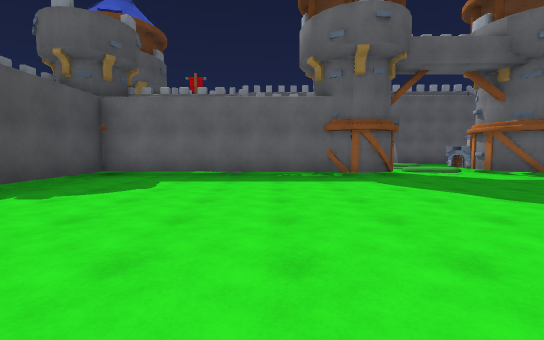
[1] (above)

16 first-person views from a walk through a scene from a Unity 3-D project. The camera is 1.3 m above the floor, tilts 4° down and sees 90° across. The floor is counted in squares, 2 m on a side. Each view is taken from the middle of a square. On the plan, view 1 faces up. The plan holds only what a view shows up to about 9 squares ahead; the rest is blank. The place goes on beyond the plan. Some animated figures are not drawn.

[2]
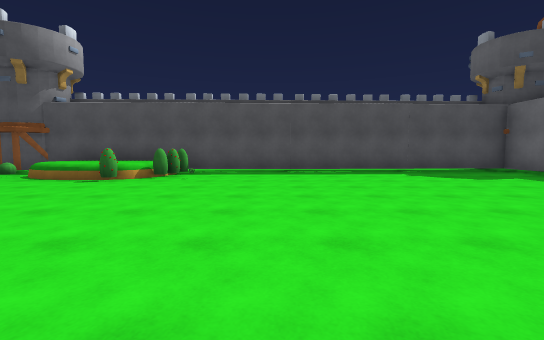

[3]
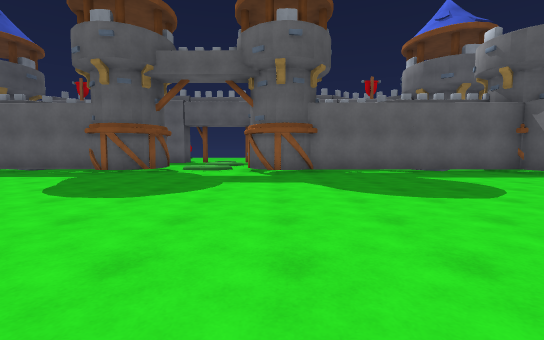

[4]
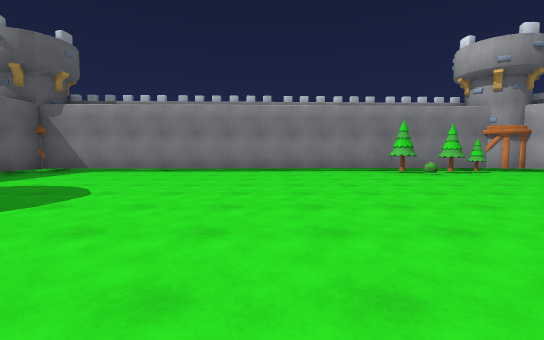

[5]
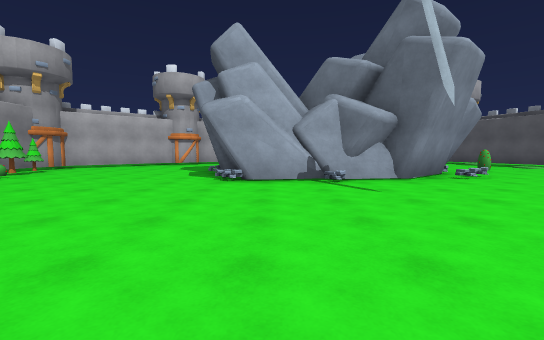

[6]
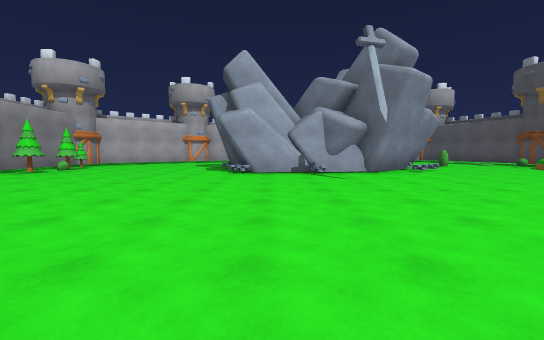

[7]
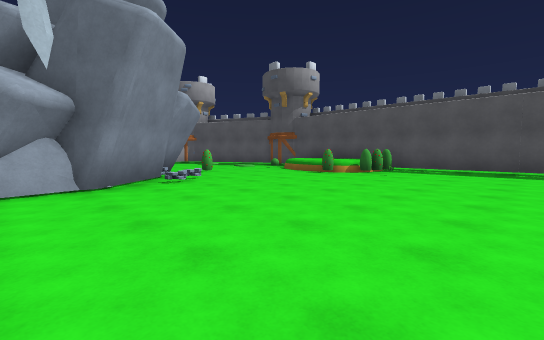

[8]
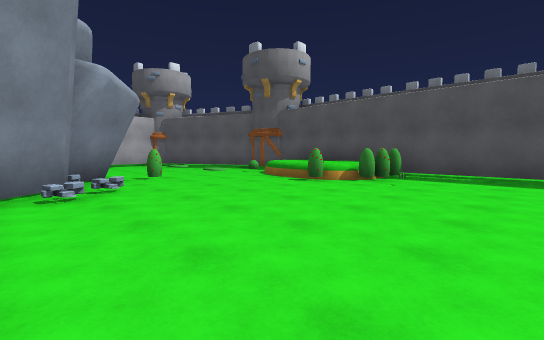

[9]
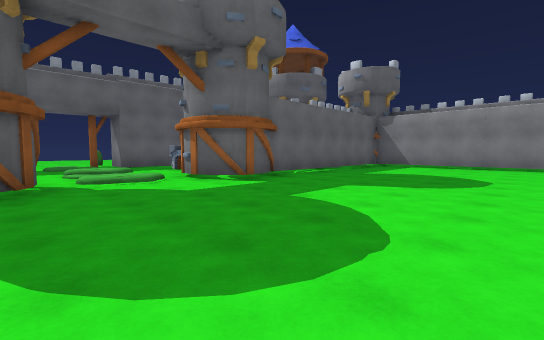

[10]
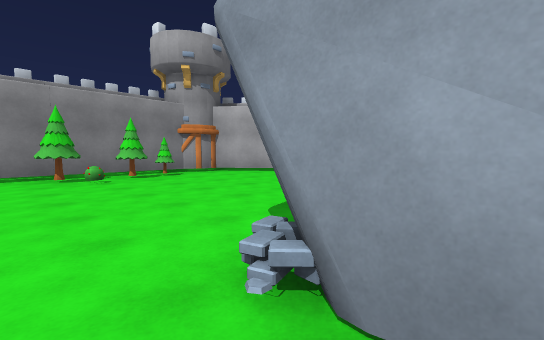

[11]
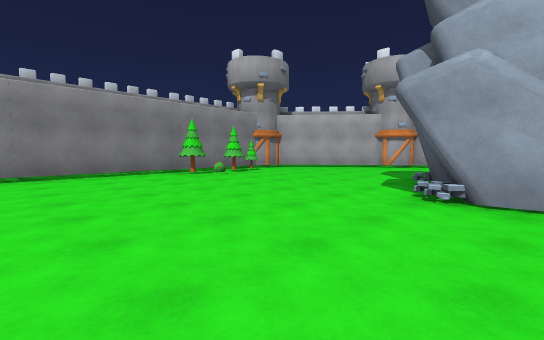

[12]
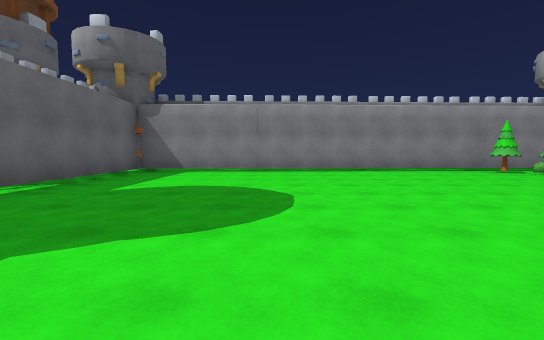

[13]
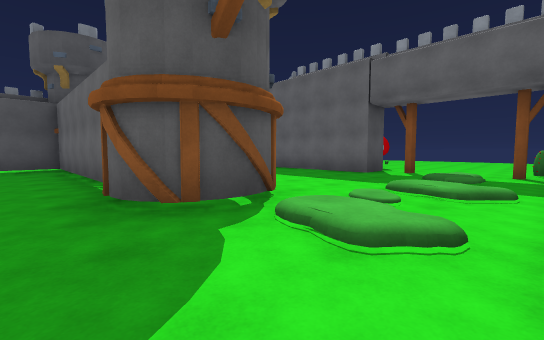

[14]
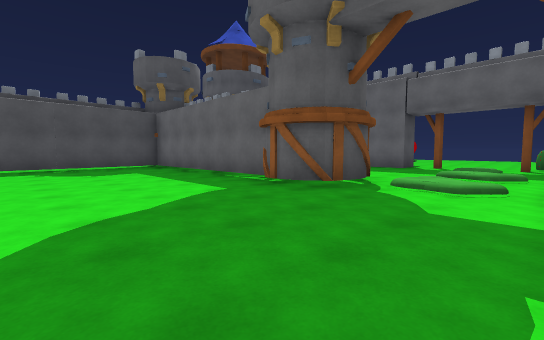

[15]
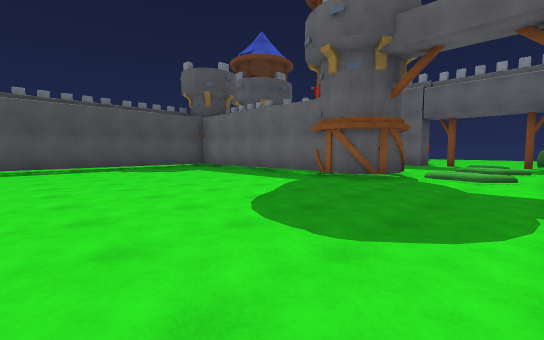

[16]
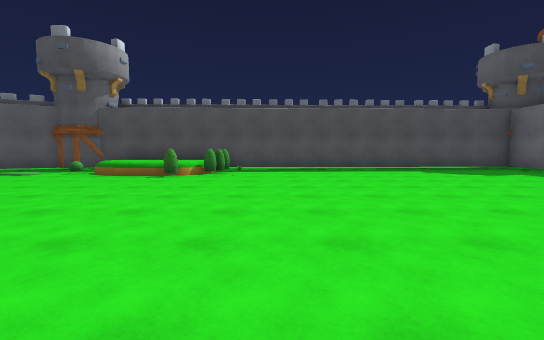

### Floor plan
Key: @ floor where view 1 was taken; # wall or solid block; . floor; ^ raised ledge; T tower; B bush; R tree; P pillar; O other object.
Columns run from 6 left of view 1 to 16 right of it. Each row starts with its distance up from view 1.
 17           ...
 16          ....
 15         #P.BP
 14        ##....
 13        ....O.
 12        ....O.
 11        .......
 10         ..OO..    O
  9         T#...T    OO T
  8 T#########.O.#########
  7  #......#T...##......#
  6  #...................#
  5  #...................#
  4  #...................#
  3  #...................#
  2  #...................#
  1 .#...................#
  0 .#....@..............#.
 -1 .#...................#.
 -2  #..O................#.
 -3   BB.................#.
 -4   ^^B.....####O....BR#.
 -5   ^^^...###  ##.....R#.
 -6   #^..B.#     O.....R#.
 -7   TBO..##       .....T

Positions as (right, up) in squares from view 1, and headings:
1: (0, 0), facing up
2: (4, 0), facing left
3: (7, -1), facing up
4: (6, 0), facing right
5: (7, 2), facing down
6: (7, 4), facing down
7: (5, 1), facing down-left
8: (3, 0), facing down-left
9: (3, 2), facing up-right
10: (7, -3), facing down-right
11: (7, 0), facing down-right
12: (6, 3), facing right
13: (6, 6), facing up-left
14: (6, 3), facing up-left
15: (6, 1), facing up-left
16: (5, -1), facing left
